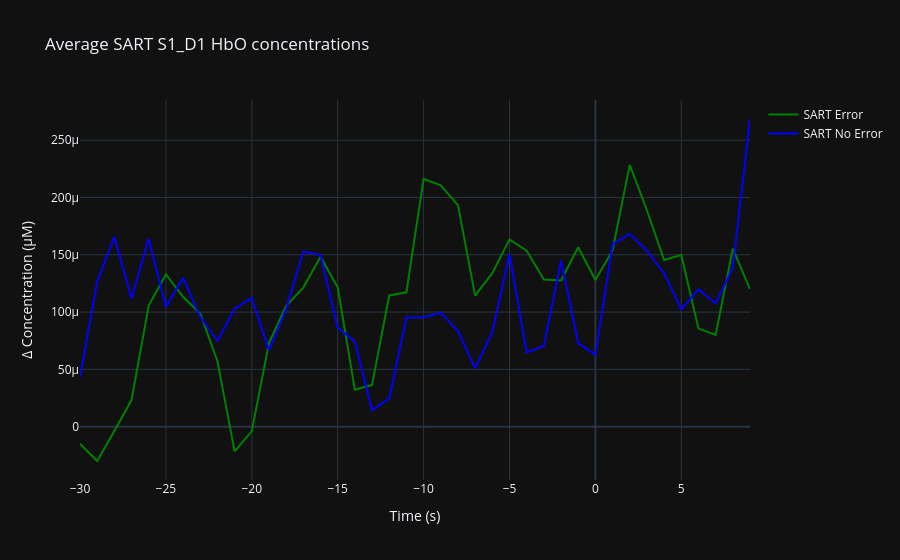
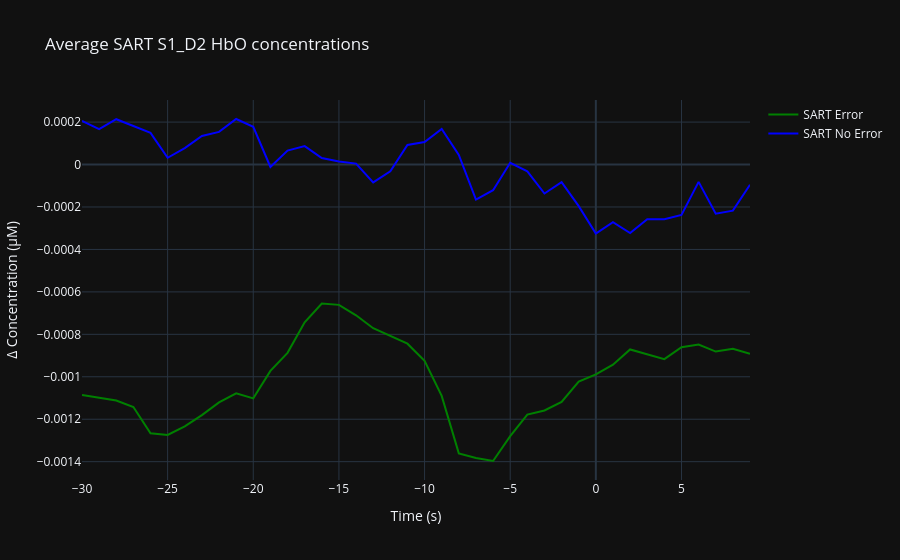
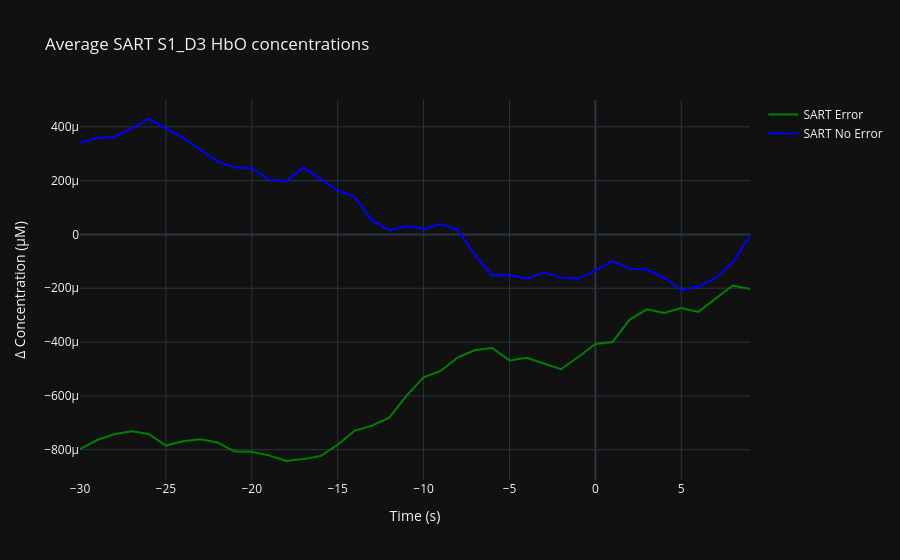
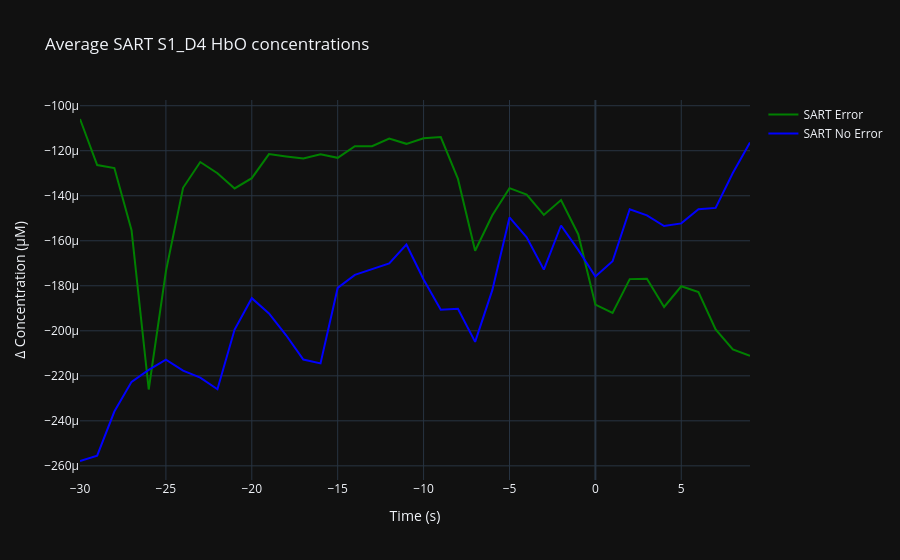

Notebook cell for these charts, in order:
### Markdown cell above
# Convert to HbO and Hb Concentrations

### Code cell
import pandas as pd

# --- time axis in seconds
time = np.arange(-30, 10)



# ---


average_sart_errors = pd.concat(error_epochs, axis=0).groupby(level=0).mean().dropna()
average_sart_no_errors = pd.concat(no_error_epochs, axis=0).groupby(level=0).mean().dropna()

for i, name in enumerate(MAPPINGS.keys()):
    fig_left = go.Figure()
    fig_left.add_trace(go.Scatter(
        x=time, y=average_sart_errors[f"{name} hbo"],
        mode='lines', name='SART Error',
        line=dict(color='green'),
        hovertemplate='Time: %{x:.2f} s<br>Δ[HbO]: %{y:.4f} μM'
    ))
    fig_left.add_trace(go.Scatter(
        x=time, y=average_sart_no_errors[f"{name} hbo"],
        mode='lines', name='SART No Error',
        line=dict(color='blue'),
        hovertemplate='Time: %{x:.2f} s<br>Δ[HbO]: %{y:.4f} μM'
    ))
    fig_left.update_layout(
        title=f'Average SART {name} HbO concentrations',
        xaxis_title='Time (s)',
        yaxis_title='Δ Concentration (μM)',
        hovermode='x unified'
    )
    fig_left.show()

### Figure 1 — Plotly figure (JSON) as saved in the notebook; plotly's stock layout.template omitted (floating-point values rounded to 4 significant figures; data arrays with more than 128 entries replaced by an {"elided": "..."} marker saying what was removed)
{"data": [{"hovertemplate": "Time: %{x:.2f} s<br>Δ[HbO]: %{y:.4f} μM", "line": {"color": "green"}, "mode": "lines", "name": "SART Error", "x": [-30, -29, -28, -27, -26, -25, -24, -23, -22, -21, -20, -19, -18, -17, -16, -15, -14, -13, -12, -11, -10, -9, -8, -7, -6, -5, -4, -3, -2, -1, 0, 1, 2, 3, 4, 5, 6, 7, 8, 9], "y": {"elided": "401 float values"}, "type": "scatter"}, {"hovertemplate": "Time: %{x:.2f} s<br>Δ[HbO]: %{y:.4f} μM", "line": {"color": "blue"}, "mode": "lines", "name": "SART No Error", "x": [-30, -29, -28, -27, -26, -25, -24, -23, -22, -21, -20, -19, -18, -17, -16, -15, -14, -13, -12, -11, -10, -9, -8, -7, -6, -5, -4, -3, -2, -1, 0, 1, 2, 3, 4, 5, 6, 7, 8, 9], "y": {"elided": "401 float values"}, "type": "scatter"}], "layout": {"title": {"text": "Average SART S1_D1 HbO concentrations"}, "xaxis": {"title": {"text": "Time (s)"}}, "yaxis": {"title": {"text": "Δ Concentration (μM)"}}, "hovermode": "x unified"}}

### Figure 2 — Plotly figure (JSON) as saved in the notebook; plotly's stock layout.template omitted (floating-point values rounded to 4 significant figures; data arrays with more than 128 entries replaced by an {"elided": "..."} marker saying what was removed)
{"data": [{"hovertemplate": "Time: %{x:.2f} s<br>Δ[HbO]: %{y:.4f} μM", "line": {"color": "green"}, "mode": "lines", "name": "SART Error", "x": [-30, -29, -28, -27, -26, -25, -24, -23, -22, -21, -20, -19, -18, -17, -16, -15, -14, -13, -12, -11, -10, -9, -8, -7, -6, -5, -4, -3, -2, -1, 0, 1, 2, 3, 4, 5, 6, 7, 8, 9], "y": {"elided": "401 float values"}, "type": "scatter"}, {"hovertemplate": "Time: %{x:.2f} s<br>Δ[HbO]: %{y:.4f} μM", "line": {"color": "blue"}, "mode": "lines", "name": "SART No Error", "x": [-30, -29, -28, -27, -26, -25, -24, -23, -22, -21, -20, -19, -18, -17, -16, -15, -14, -13, -12, -11, -10, -9, -8, -7, -6, -5, -4, -3, -2, -1, 0, 1, 2, 3, 4, 5, 6, 7, 8, 9], "y": {"elided": "401 float values"}, "type": "scatter"}], "layout": {"title": {"text": "Average SART S1_D2 HbO concentrations"}, "xaxis": {"title": {"text": "Time (s)"}}, "yaxis": {"title": {"text": "Δ Concentration (μM)"}}, "hovermode": "x unified"}}

### Figure 3 — Plotly figure (JSON) as saved in the notebook; plotly's stock layout.template omitted (floating-point values rounded to 4 significant figures; data arrays with more than 128 entries replaced by an {"elided": "..."} marker saying what was removed)
{"data": [{"hovertemplate": "Time: %{x:.2f} s<br>Δ[HbO]: %{y:.4f} μM", "line": {"color": "green"}, "mode": "lines", "name": "SART Error", "x": [-30, -29, -28, -27, -26, -25, -24, -23, -22, -21, -20, -19, -18, -17, -16, -15, -14, -13, -12, -11, -10, -9, -8, -7, -6, -5, -4, -3, -2, -1, 0, 1, 2, 3, 4, 5, 6, 7, 8, 9], "y": {"elided": "401 float values"}, "type": "scatter"}, {"hovertemplate": "Time: %{x:.2f} s<br>Δ[HbO]: %{y:.4f} μM", "line": {"color": "blue"}, "mode": "lines", "name": "SART No Error", "x": [-30, -29, -28, -27, -26, -25, -24, -23, -22, -21, -20, -19, -18, -17, -16, -15, -14, -13, -12, -11, -10, -9, -8, -7, -6, -5, -4, -3, -2, -1, 0, 1, 2, 3, 4, 5, 6, 7, 8, 9], "y": {"elided": "401 float values"}, "type": "scatter"}], "layout": {"title": {"text": "Average SART S1_D3 HbO concentrations"}, "xaxis": {"title": {"text": "Time (s)"}}, "yaxis": {"title": {"text": "Δ Concentration (μM)"}}, "hovermode": "x unified"}}

### Figure 4 — Plotly figure (JSON) as saved in the notebook; plotly's stock layout.template omitted (floating-point values rounded to 4 significant figures; data arrays with more than 128 entries replaced by an {"elided": "..."} marker saying what was removed)
{"data": [{"hovertemplate": "Time: %{x:.2f} s<br>Δ[HbO]: %{y:.4f} μM", "line": {"color": "green"}, "mode": "lines", "name": "SART Error", "x": [-30, -29, -28, -27, -26, -25, -24, -23, -22, -21, -20, -19, -18, -17, -16, -15, -14, -13, -12, -11, -10, -9, -8, -7, -6, -5, -4, -3, -2, -1, 0, 1, 2, 3, 4, 5, 6, 7, 8, 9], "y": {"elided": "401 float values"}, "type": "scatter"}, {"hovertemplate": "Time: %{x:.2f} s<br>Δ[HbO]: %{y:.4f} μM", "line": {"color": "blue"}, "mode": "lines", "name": "SART No Error", "x": [-30, -29, -28, -27, -26, -25, -24, -23, -22, -21, -20, -19, -18, -17, -16, -15, -14, -13, -12, -11, -10, -9, -8, -7, -6, -5, -4, -3, -2, -1, 0, 1, 2, 3, 4, 5, 6, 7, 8, 9], "y": {"elided": "401 float values"}, "type": "scatter"}], "layout": {"title": {"text": "Average SART S1_D4 HbO concentrations"}, "xaxis": {"title": {"text": "Time (s)"}}, "yaxis": {"title": {"text": "Δ Concentration (μM)"}}, "hovermode": "x unified"}}
